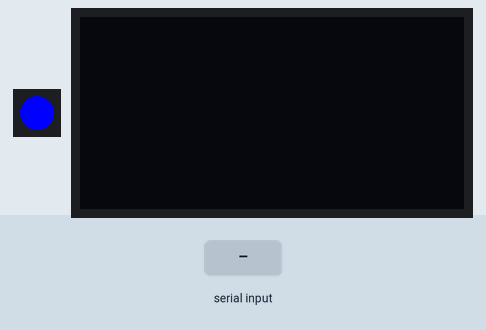
This sketch was run on a simulated Arduino Uno, built for the host (arithmetic inside an expression is 32-bit, double 64-bit). Shown: 1 RGB LEDs in strip order, left to right, 128×64 one-colour display. The test bench sets the inputs (shaded band). The OLED is the two-colour kind (top 16 rows yellow); no radio packets arrive unless stated; what the sketch prints to the serial monitor is not drawn.

Above: at 4.2 s.
4.3 s: "1\n" received over Serial
At 4.8 s:
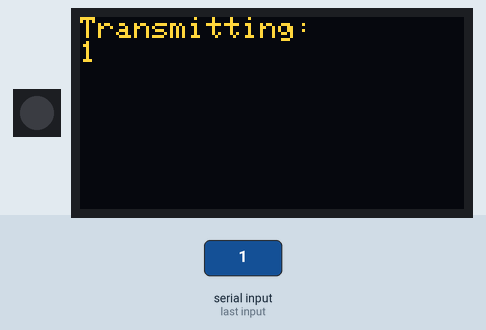
5.8 s: "0\n" received over Serial
At 7.0 s:
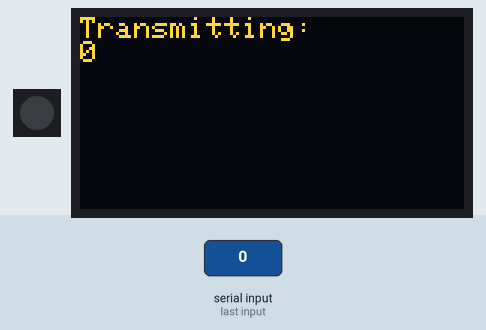
7.3 s: "2\n" received over Serial
At 7.33 s:
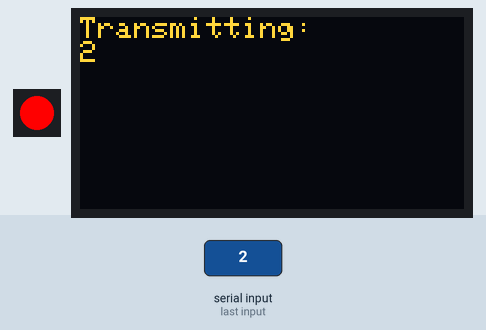
Timing chart, 0 to 10.3 s (numbered marks = the images above; inputs shaded):
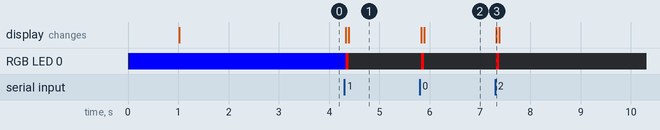

Measured:
- after the input at 4.3 s, RGB LED 0: RGB(0, 0, 255) → RGB(255, 0, 0) at once, → off 0.06 s later; the display: first changes at once (image 1 shows a later state)
- after the input at 5.8 s, RGB LED 0: off → RGB(255, 0, 0) at once, → off 0.06 s later; the display: first changes at once (image 2 shows a later state)
- after the input at 7.3 s, RGB LED 0: off → RGB(255, 0, 0) at once, → off 0.06 s later; the display: changes at once (image 3)

The sketch:

lora_serial_transmit.ino
```cpp
#include <SPI.h>
#include <LoRa.h>
#include <Adafruit_NeoPixel.h>
#include <Wire.h>
#include <Adafruit_GFX.h>
#include <Adafruit_SH110X.h>

// Define custom SPI pins
#define SCK 15
#define MISO 17
#define MOSI 21

// Define the pins used by the LoRa module
#define ss 4
#define rst 14
#define dio0 2

// Define NeoPixel settings
#define NEOPIXEL_PIN 12
#define NUMPIXELS    1
Adafruit_NeoPixel pixels(NUMPIXELS, NEOPIXEL_PIN);

// Define SH1106 display dimensions and address
#define OLED_RESET    -1
#define SCREEN_WIDTH  128
#define SCREEN_HEIGHT 64
#define OLED_ADDR     0x3C  // Adjust if needed

Adafruit_SH1106G display(SCREEN_WIDTH, SCREEN_HEIGHT, &Wire, OLED_RESET);

void setup() {
    // Initialize Serial Monitor
    Serial.begin(115200);
    while (!Serial); // Wait for Serial port to connect
    Serial.println("LoRa Sender");

    // Initialize SPI with custom pins
    SPI.begin(SCK, MISO, MOSI, ss);

    // Setup LoRa transceiver module
    LoRa.setPins(ss, rst, dio0);
    while (!LoRa.begin(915E6)) {
        Serial.println(".");
        delay(500);
    }

    // Set the LoRa radio's sync word
    LoRa.setSyncWord(0xF3);
    Serial.println("LoRa Initializing OK!");

    // Initialize NeoPixel
    pixels.begin();
    pixels.setPixelColor(0, pixels.Color(0, 0, 255)); // Blue color on boot
    pixels.show();
    delay(1000);

    // Initialize the SH1106 display
    if(!display.begin(OLED_ADDR, OLED_RESET)) {
        Serial.println(F("SH1106 allocation failed"));
        for(;;); // Don't proceed, loop forever
    }
    display.clearDisplay();
    display.setTextSize(1);
    display.setTextColor(SH110X_WHITE);
    display.setCursor(0,0);
    display.display();
    delay(2000);

    Serial.println("Type a message and press enter to send via LoRa:");
}

void loop() {
    if (Serial.available()) {
        // Turn NeoPixel red when transmitting
        pixels.setPixelColor(0, pixels.Color(255, 0, 0));
        pixels.show();

        String message = Serial.readStringUntil('\n');

        // Display message on SH1106
        display.clearDisplay();
        display.setCursor(0, 0);
        display.println("Transmitting: ");
        display.println(message);
        display.display();

        Serial.print("Sending packet: ");
        Serial.println(message);

        // Send packet via LoRa
        LoRa.beginPacket();
        LoRa.print(message);
        LoRa.endPacket();

        // Turn off the NeoPixel
        pixels.setPixelColor(0, pixels.Color(0, 0, 0));
        pixels.show();

        delay(1000); // Delay after sending message
    }
}
```
